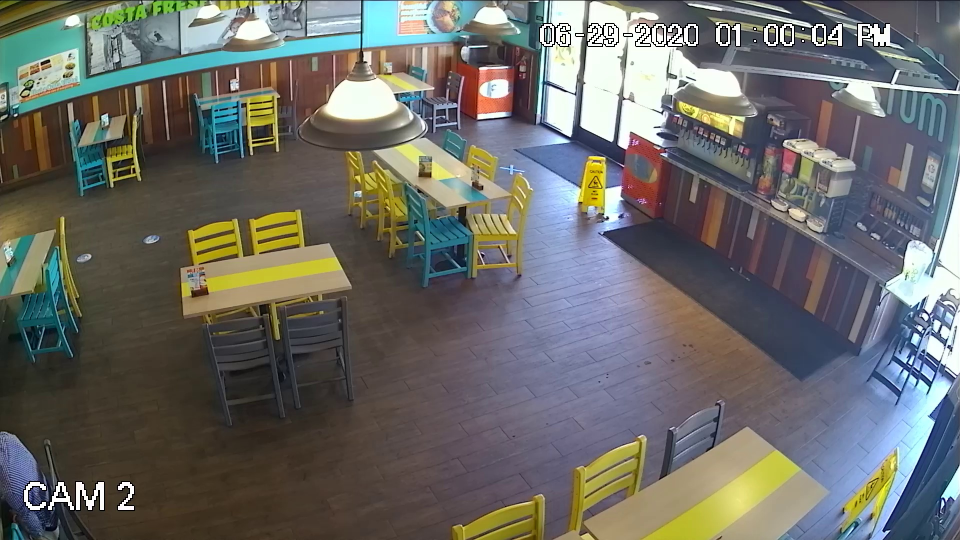
#> input picture images/frame_0.jpg, 1920 x 1080 px (shown at 1/2 size)
$ jupyter execute --allow-errors main_v5.ipynb   (shell and % lines are left out)
#> lines starting #> are read from the running program, lines starting #| are printed output that depends on the picture
### src/utils_.py

from skimage import feature, color, transform, io
import numpy as np
import logging


def compute_edgelets(image, sigma=3):
    """Create edgelets as in the paper.
    Uses canny edge detection and then finds (small) lines using probabilstic
    hough transform as edgelets.
    Parameters
    ----------
    image: ndarray
        Image for which edgelets are to be computed.
    sigma: float
        Smoothing to be used for canny edge detection.
    Returns
    -------
    locations: ndarray of shape (n_edgelets, 2)
        Locations of each of the edgelets.
    directions: ndarray of shape (n_edgelets, 2)
        Direction of the edge (tangent) at each of the edgelet.
    strengths: ndarray of shape (n_edgelets,)
        Length of the line segments detected for the edgelet.
    """
    gray_img = color.rgb2gray(image)
    edges = feature.canny(gray_img, sigma)
    lines = transform.probabilistic_hough_line(edges, line_length=3,
                                               line_gap=2)

    locations = []
    directions = []
    strengths = []

    for p0, p1 in lines:
        p0, p1 = np.array(p0), np.array(p1)
        locations.append((p0 + p1) / 2)
        directions.append(p1 - p0)
        strengths.append(np.linalg.norm(p1 - p0))

    # convert to numpy arrays and normalize
    locations = np.array(locations)
    directions = np.array(directions)
    strengths = np.array(strengths)

    directions = np.array(directions) / \
        np.linalg.norm(directions, axis=1)[:, np.newaxis]

    return (locations, directions, strengths)


def edgelet_lines(edgelets):
    """Compute lines in homogenous system for edglets.
    Parameters
    ----------
    edgelets: tuple of ndarrays
        (locations, directions, strengths) as computed by `compute_edgelets`.
    Returns
    -------
    lines: ndarray of shape (n_edgelets, 3)
        Lines at each of edgelet locations in homogenous system.
    """
    locations, directions, _ = edgelets
    normals = np.zeros_like(directions)
    normals[:, 0] = directions[:, 1]
    normals[:, 1] = -directions[:, 0]
    p = -np.sum(locations * normals, axis=1)
    lines = np.concatenate((normals, p[:, np.newaxis]), axis=1)
    return lines


def compute_votes(edgelets, model, threshold_inlier=5):
    """Compute votes for each of the edgelet against a given vanishing point.
    Votes for edgelets which lie inside threshold are same as their strengths,
    otherwise zero.
    Parameters
    ----------
    edgelets: tuple of ndarrays
        (locations, directions, strengths) as computed by `compute_edgelets`.
    model: ndarray of shape (3,)
        Vanishing point model in homogenous cordinate system.
    threshold_inlier: float
        Threshold to be used for computing inliers in degrees. Angle between
        edgelet direction and line connecting the  Vanishing point model and
        edgelet location is used to threshold.
    Returns
    -------
    votes: ndarry of shape (n_edgelets,)
        Votes towards vanishing point model for each of the edgelet.
    """
    vp = model[:2] / model[2]

    locations, directions, strengths = edgelets

    est_directions = locations - vp
    dot_prod = np.sum(est_directions * directions, axis=1)
    abs_prod = np.linalg.norm(directions, axis=1) * \
        np.linalg.norm(est_directions, axis=1)
    abs_prod[abs_prod == 0] = 1e-5

    cosine_theta = dot_prod / abs_prod
    theta = np.arccos(np.abs(cosine_theta))

    theta_thresh = threshold_inlier * np.pi / 180
    return (theta < theta_thresh) * strengths


def ransac_vanishing_point(edgelets, num_ransac_iter=2000, threshold_inlier=5):
    """Estimate vanishing point using Ransac.
    Parameters
    ----------
    edgelets: tuple of ndarrays
        (locations, directions, strengths) as computed by `compute_edgelets`.
    num_ransac_iter: int
        Number of iterations to run ransac.
    threshold_inlier: float
        threshold to be used for computing inliers in degrees.
    Returns
    -------
    best_model: ndarry of shape (3,)
        Best model for vanishing point estimated.
    Reference
    ---------
    Chaudhury, Krishnendu, Stephen DiVerdi, and Sergey Ioffe.
    "Auto-rectification of user photos." 2014 IEEE International Conference on
    Image Processing (ICIP). IEEE, 2014.
    """
    locations, directions, strengths = edgelets
    lines = edgelet_lines(edgelets)

    num_pts = strengths.size

    arg_sort = np.argsort(-strengths)
    first_index_space = arg_sort[:num_pts // 5]
    second_index_space = arg_sort[:num_pts // 2]

    best_model = None
    best_votes = np.zeros(num_pts)

    for ransac_iter in range(num_ransac_iter):
        ind1 = np.random.choice(first_index_space)
        ind2 = np.random.choice(second_index_space)

        l1 = lines[ind1]
        l2 = lines[ind2]

        current_model = np.cross(l1, l2)

        if np.sum(current_model**2) < 1 or current_model[2] == 0:
            # reject degenerate candidates
            continue

        current_votes = compute_votes(
            edgelets, current_model, threshold_inlier)

        if current_votes.sum() > best_votes.sum():
            best_model = current_model
            best_votes = current_votes
            logging.info("Current best model has {} votes at iteration {}".format(
                current_votes.sum(), ransac_iter))

    return best_model


# [106 lines left out: functions ransac_3_line, reestimate_model, not called in this run]


def remove_inliers(model, edgelets, threshold_inlier=10):
    """Remove all inlier edglets of a given model.
    Parameters
    ----------
    model: ndarry of shape (3,)
        Vanishing point model in homogenous coordinates which is to be
        reestimated.
    edgelets: tuple of ndarrays
        (locations, directions, strengths) as computed by `compute_edgelets`.
    threshold_inlier: float
        threshold to be used for finding inlier edgelets.
    Returns
    -------
    edgelets_new: tuple of ndarrays
        All Edgelets except those which are inliers to model.
    """
    inliers = compute_votes(edgelets, model, 10) > 0
    locations, directions, strengths = edgelets
    locations = locations[~inliers]
    directions = directions[~inliers]
    strengths = strengths[~inliers]
    edgelets = (locations, directions, strengths)
    return edgelets


def compute_homography_and_warp(image, vp1, vp2, clip=True, clip_factor=3):
    """Compute homography from vanishing points and warp the image.
    It is assumed that vp1 and vp2 correspond to horizontal and vertical
    directions, although the order is not assumed.
    Firstly, projective transform is computed to make the vanishing points go
    to infinty so that we have a fronto parellel view. Then,Computes affine
    transfom  to make axes corresponding to vanishing points orthogonal.
    Finally, Image is translated so that the image is not missed. Note that
    this image can be very large. `clip` is provided to deal with this.
    Parameters
    ----------
    image: ndarray
        Image which has to be wrapped.
    vp1: ndarray of shape (3, )
        First vanishing point in homogenous coordinate system.
    vp2: ndarray of shape (3, )
        Second vanishing point in homogenous coordinate system.
    clip: bool, optional
        If True, image is clipped to clip_factor.
    clip_factor: float, optional
        Proportion of image in multiples of image size to be retained if gone
        out of bounds after homography.
    Returns
    -------
    warped_img: ndarray
        Image warped using homography as described above.
    """
    # Find Projective Transform
    vanishing_line = np.cross(vp1, vp2)
    H = np.eye(3)
    H[2] = vanishing_line / vanishing_line[2]
    H = H / H[2, 2]

    # Find directions corresponding to vanishing points
    v_post1 = np.dot(H, vp1)
    v_post2 = np.dot(H, vp2)
    v_post1 = v_post1 / np.sqrt(v_post1[0]**2 + v_post1[1]**2)
    v_post2 = v_post2 / np.sqrt(v_post2[0]**2 + v_post2[1]**2)

    directions = np.array([[v_post1[0], -v_post1[0], v_post2[0], -v_post2[0]],
                           [v_post1[1], -v_post1[1], v_post2[1], -v_post2[1]]])

    thetas = np.arctan2(directions[0], directions[1])

    # Find direction closest to horizontal axis
    h_ind = np.argmin(np.abs(thetas))

    # Find positve angle among the rest for the vertical axis
    if h_ind // 2 == 0:
        v_ind = 2 + np.argmax([thetas[2], thetas[3]])
    else:
        v_ind = np.argmax([thetas[2], thetas[3]])

    A1 = np.array([[directions[0, v_ind], directions[0, h_ind], 0],
                   [directions[1, v_ind], directions[1, h_ind], 0],
                   [0, 0, 1]])
    # Might be a reflection. If so, remove reflection.
    if np.linalg.det(A1) < 0:
        A1[:, 0] = -A1[:, 0]

    A = np.linalg.inv(A1)

    # Translate so that whole of the image is covered
    inter_matrix = np.dot(A, H)

    cords = np.dot(inter_matrix, [[0, 0, image.shape[1], image.shape[1]],
                                  [0, image.shape[0], 0, image.shape[0]],
                                  [1, 1, 1, 1]])
    cords = cords[:2] / cords[2]

    tx = min(0, cords[0].min())
    ty = min(0, cords[1].min())

    max_x = cords[0].max() - tx
    max_y = cords[1].max() - ty

    if clip:
        # These might be too large. Clip them.
        max_offset = max(image.shape) * clip_factor / 2
        tx = max(tx, -max_offset)
        ty = max(ty, -max_offset)

        max_x = min(max_x, -tx + max_offset)
        max_y = min(max_y, -ty + max_offset)

    max_x = int(max_x)
    max_y = int(max_y)

    T = np.array([[1, 0, -tx],
                  [0, 1, -ty],
                  [0, 0, 1]])

    final_homography = np.dot(T, inter_matrix)
    inv_final_homography = np.linalg.inv(final_homography)

    warped_img = transform.warp(image, inv_final_homography,
                                output_shape=(max_y, max_x))
    return warped_img, final_homography


# [37 lines left out: functions vis_edgelets, vis_model, not called in this run]


def rectify_image(image, clip_factor=6, algorithm='independent',
                  reestimate=False):
    """Rectified image with vanishing point computed using ransac.
    Parameters
    ----------
    image: ndarray
        Image which has to be rectified.
    clip_factor: float, optional
        Proportion of image in multiples of image size to be retained if gone
        out of bounds after homography.
    algorithm: one of {'3-line', 'independent'}
        independent ransac algorithm finds the orthogonal vanishing points by
        applying ransac twice.
        3-line algorithm finds the orthogonal vanishing points together, but
        assumes knowledge of focal length.
    reestimate: bool
        If ransac results are to be reestimated using least squares with
        inlers. Turn this off if getting bad results.
    Returns
    -------
    warped_img: ndarray
        Rectified image.
    """
    if type(image) is not np.ndarray:
        image = io.imread(image)

    # Compute all edgelets.
    edgelets1 = compute_edgelets(image)

    if algorithm == 'independent':
        # Find first vanishing point
        vp1 = ransac_vanishing_point(edgelets1, 2000, threshold_inlier=5)
        if reestimate:
            vp1 = reestimate_model(vp1, edgelets1, 5)

        # Remove inlier to remove dominating direction.
        edgelets2 = remove_inliers(vp1, edgelets1, 10)

        # Find second vanishing point
        vp2 = ransac_vanishing_point(edgelets2, 2000, threshold_inlier=5)
        if reestimate:
            vp2 = reestimate_model(vp2, edgelets2, 5)
    elif algorithm == '3-line':
        focal_length = None
        vp1, vp2 = ransac_3_line(edgelets1, focal_length,
                                 num_ransac_iter=3000, threshold_inlier=5)
    else:
        raise KeyError(
            "Parameter 'algorithm' has to be one of {'3-line', 'independent'}")

    # Compute the homography and warp
    warped_img = compute_homography_and_warp(image, vp1, vp2,
                                             clip_factor=clip_factor)

    return warped_img


# [8 lines that do not run on import are left out]

### src/main_v5.ipynb
[cell 1]
import sys
import utils_

import cv2
import numpy as np

from skimage import io

### Obtain transformation matrix

[cell 2]
# Obtaining transformation matrix from first frame
image_name = '../images/frame_0.jpg'
image = io.imread(image_name)
#> image is the input picture: shape (1080, 1920, 3); mean R, G, B 107.1, 107.7, 103.8
# save_name = '.'.join(image_name.split('.')[:-1]) + '_warped.jpg'
r_img, matrix = utils_.rectify_image(image_name, 2, algorithm='independent')
#> in compute_edgelets, `gray_img = color.rgb2gray(image)`:
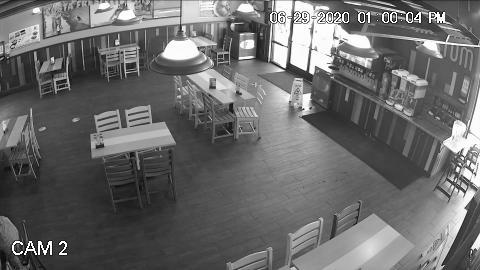
#> gray_img: shape (1080, 1920) float64 (shown at 1/4 size); min 0, max 1, mean 0.421
#> in compute_edgelets, `edges = feature.canny(gray_img, sigma)`:
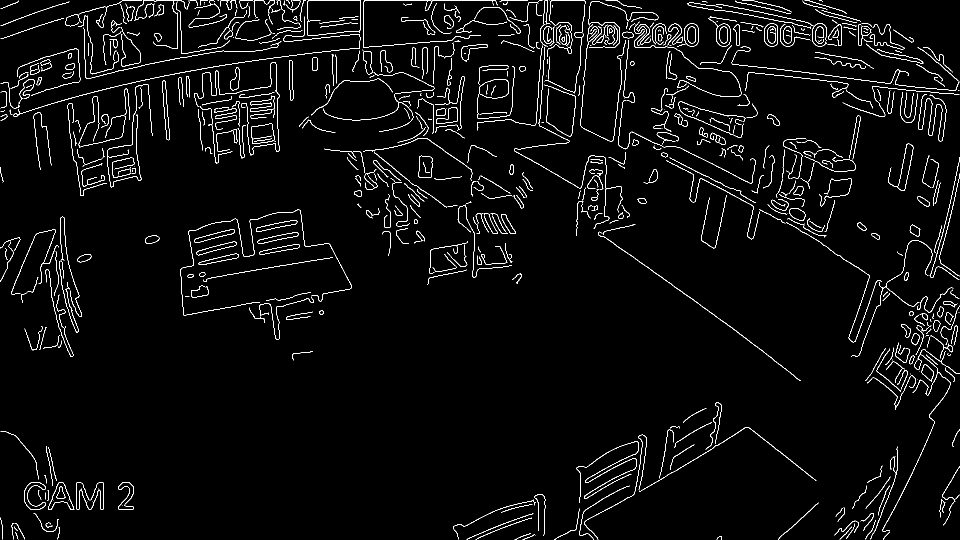
#> edges: shape (1080, 1920) bool (shown at 1/2 size); 3.1% white in thin lines or dots
#> in compute_edgelets, `lines = transform.probabilistic_hough_line(edges, line_length=3, line_..`: lines = 4077 items
#> the loop in compute_edgelets, `for p0, p1 in lines:` made 4077 passes
#> (p0, p1) on passes 1 to 3: ([1619, 1], [1609, 1]), ([991, 1], [728, 1]), ([354, 26], [351, 26])
#> after the loop in compute_edgelets, `for p0, p1 in lines:`: directions = 4077 pairs, first value -263 to 133, second value -134 to 0; locations = 4077 pairs, first value 2.5 to 1916.5, second value 1 to 1076.5; strengths = 4077 values, max 263 at index 1, min 3 at index 2, mean 8.97
#> in compute_edgelets, `directions = np.array(directions) / \ np.linalg.norm(directions, axis=..`: directions = 4077 pairs, first value -1 to 1, second value -1 to 0
#> in rectify_image, `edgelets1 = compute_edgelets(image)`: edgelets1 = 3 point arrays, longest 4077 points
#> in edgelet_lines, `p = -np.sum(locations * normals, axis=1)`: p = 4077 values, max 2125.7 at index 2447, min -1019 at index 2399, mean 346.1
#> in ransac_vanishing_point, `arg_sort = np.argsort(-strengths)`: arg_sort = 4077 values, max 4076 at index 3083, min 0 at index 824, mean 2038
#> in ransac_vanishing_point, `first_index_space = arg_sort[:num_pts // 5]`: first_index_space = 815 values, max 4074 at index 661, min 1 at index 0, mean 1611.5
#> in ransac_vanishing_point, `second_index_space = arg_sort[:num_pts // 2]`: second_index_space = 2038 values, max 4075 at index 1815, min 0 at index 824, mean 1818.9
#> the loop in ransac_vanishing_point, `for ransac_iter in range(num_ransac_iter):` made 2000 passes
#> (ind1, ind2, l1, l2, vp in compute_votes, best_model) on passes 1, 2, 5: (2636, 1207, [-0.707, 0.707, 802.6], [-0.0767, 0.997, 21.09], [1206.7, 71.67], [-785.3, -46.64, -0.651]), (788, 3989, [-0.164, -0.986, 314.2], [-0.962, -0.275, 1934], [2016.5, -17.58], [-1821.4, 15.88, -0.903]), (570, 2396, [0, 1, -51], [-0.482, -0.876, 1454.9], [2926.3, 51], [1410.2, 24.58, 0.482])
#> after the loop in ransac_vanishing_point, `for ransac_iter in range(num_ransac_iter):`: best_votes = 4077 values, max 263 at index 1, min 0 at index 4, mean 3.01
#> in rectify_image, `vp1 = ransac_vanishing_point(edgelets1, 2000, threshold_inlier=5)`: vp1 = [1309.7, 26.22, 0.423]
#> in remove_inliers, `locations = locations[~inliers]`: locations = 1988 pairs, first value 4 to 1916.5, second value 5 to 1076.5
#> in remove_inliers, `directions = directions[~inliers]`: directions = 1988 pairs, first value -1 to 1, second value -1 to 0
#> in remove_inliers, `strengths = strengths[~inliers]`: strengths = 1988 values, max 174.6 at index 20, min 3 at index 57, mean 10.07
#> in remove_inliers, `edgelets = (locations, directions, strengths)`: edgelets = 3 point arrays, longest 1988 points
#> in edgelet_lines (call 2), `lines = np.concatenate((normals, p[:, np.newaxis]), axis=1)`: lines = 1988 rows, first 8: [-0.409, 0.913, 342.2], [-0.51, 0.86, 421.2], [-0.584, 0.812, 322], [-0.243, 0.97, -54.57], [-0.514, 0.857, 428.7], [-0.105, 0.995, 11.62], [-0.625, 0.781, 350.9], [-1, 0, 1255]
#> the loop in ransac_vanishing_point (call 2), `for ransac_iter in range(num_ransac_iter):` made 2000 passes
#> (ind1, ind2, l1, l2, vp in compute_votes, best_model) on passes 1, 12: (1119, 1947, [-0.987, 0.159, 298], [-1, 0, 1094], [1094, 4911.4], [174.2, 782.1, 0.159]), (26, 241, [-0.591, 0.807, 334.1], [-0.789, 0.614, 274.3], [59.35, -370.5], [16.29, -101.7, 0.274])
#> in compute_homography_and_warp, `warped_img = transform.warp(image, inv_final_homography, output_shape=..`:
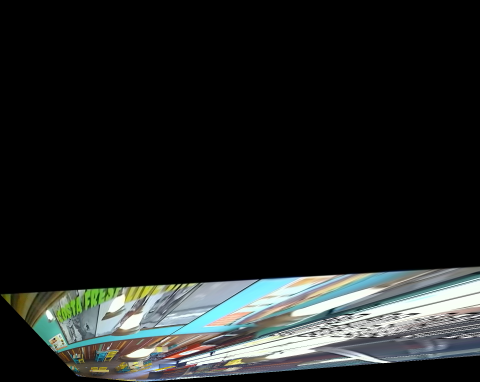
#> warped_img: shape (1528, 1920, 3) float64 (shown at 1/4 size); mean R, G, B 0.122, 0.134, 0.13
# io.imsave(save_name, r_img)

Using first frame with no people in the field of vision, to get the transformation matrix which will be used later for **Perspective Transformation** of bounding boxes to avoid false positives (Here the transfomation is done to get the birds eye view of the image)

### Object Detection

#> (a cell that did not finish here is left out)

[cell 4]
# [111 lines left out: functions get_object_detections, group_tables, not called in this run]


from shapely.geometry import MultiPolygon, Polygon
# [11 lines left out: function detect_polygons, not called in this run]

# Read and Write Pickle files
import pickle
def write_pickle(filename, obj):
    with open(filename, 'wb') as handle:
        pickle.dump(obj, handle, protocol=pickle.HIGHEST_PROTOCOL)

def read_pickle(filename):
    with (open(filename, 'rb')) as handle:
        obj = pickle.load(handle)
    return obj

# Read and Wirte JSON
import json
def write_json(filename, obj):
    with open(filename, 'w') as fp:
        json.dump(obj, fp)

# [4 lines left out: function read_json, not called in this run]

### People Counter

[cell 5]
from PIL import Image
from glob import glob
from collections import Counter

from shapely.geometry import Point, Polygon, box
#> (the rest of this cell did not finish here and is left out)

[cell 6]
import re
numbers = re.compile(r'(\d+)')
def numericalSort(value):
    parts = numbers.split(value)
    parts[1::2] = map(int, parts[1::2])
    return parts

**Note:** For now, I'm not labelling in the image which table is which (in the sense, the location of table in image)

[cell 7]
# Counter for keeping track of number of people per table

table_polygons = read_pickle('polygons.pickle')
#> (reads src/polygons.pickle from the repository)
tk = table_polygons.keys()
# people_counter = dict(zip(tk, [[]]*len(tk)))
people_counter = {}
for k in tk:
    people_counter[k] = []


for img in sorted(glob("../images/frame_*.jpg"), key=numericalSort)[40:41]:
    counter = dict(zip(tk, [0]*len(tk)))

    print(img)
    i = cv2.imread(img)
    h,w,_ = i.shape
    io.imsave('c.jpg', cv2.warpPerspective(i, matrix, (h, w)))

#     tr_img, _ = utils_.rectify_image(img, 2, algorithm='independent')
#     io.imsave('a.jpg', tr_img)
    tr_img = Image.open('c.jpg').convert('RGBA')

    image, objects_coords = get_object_detections(img)
    image = cv2.cvtColor(image, cv2.COLOR_RGB2BGR)
# [7 lines of commented-out code are left out]

    _, objects_coords_person = get_object_detections(img)
    if 'person' not in objects_coords_person.keys():
        list(map(lambda kv: people_counter[kv[0]].append(kv[1]), zip(people_counter, list(counter.values()))))
        continue

    for k,v in table_polygons.items():

# [10 lines of commented-out code are left out]

        sx,sy,tx,ty = v.bounds
        quad_pts = np.float32([[sx,sy], [tx,sy], [tx,ty], [sx,ty]])
        transformed_pts = cv2.perspectiveTransform(quad_pts.reshape(-1, 1, 2).astype(np.float32), matrix)
        transformed_pts_flattened = [tuple(tp[0]) for tp in transformed_pts]

        poly = Polygon(transformed_pts_flattened)

        for i, (px,py,pw,ph) in enumerate(objects_coords_person['person']):
            person_pts = np.float32([[px,py], [px+pw,py], [px+pw,py+ph], [px,py+ph]])
            transformed_pts_person = cv2.perspectiveTransform(person_pts.reshape(-1, 1, 2).astype(np.float32),
                                                              matrix)
            transformed_pts_flattened_person = [tuple(tp[0]) for tp in transformed_pts_person]
            poly_person = Polygon(transformed_pts_flattened_person)
            poly_person = scale(poly_person, xfact=1.0, yfact=1.0, zfact=1.0, origin='center')


            x = list(poly_person.exterior.coords.xy[0])
            y = list(poly_person.exterior.coords.xy[1])
            draw = ImageDraw.Draw(tr_img)
            draw.line(list(zip(x,y)), fill="red", width=9)

#             for poly in tbl_polys:
            poly = scale(poly, xfact=1.0, yfact=-1.0, zfact=1.0, origin='center')
            if (poly.intersects(poly_person)):
                if (poly_person.intersection(poly).area / poly.area * 100) >= 1:
                    counter[k] += 1

    list(map(lambda kv: people_counter[kv[0]].append(kv[1]), zip(people_counter, list(counter.values()))))

[cell 8]
from PIL import ImageDraw
#> (the rest of this cell did not finish here and is left out)

### Plot

[cell 9]
import matplotlib.pyplot as plt
import matplotlib.dates as md

[cell 10]
from datetime import datetime, timedelta
num_images = len(glob('../images/*'))
start_time = datetime(2020, 6, 29, 13, 0, 0) + timedelta(0, 60)
x = [start_time + timedelta(0, 60) for i in range(num_images)]
date_time = [d.strftime("%m/%d/%Y, %H:%M:%S") for d in x]

[cell 11]
fig = plt.figure(figsize=(20,20))
fig.subplots_adjust(top = 0.8)
ax1 = fig.add_subplot(111)
plt.xticks(np.arange(num_images), date_time, rotation=90)

for k, v in people_counter.items():
    ax1.plot(range(1, len(v) + 1), v, '.-', label=k)
    # NOTE: changed `range(1, 4)` to mach actual values count
plt.legend()  # To draw legend
plt.show()
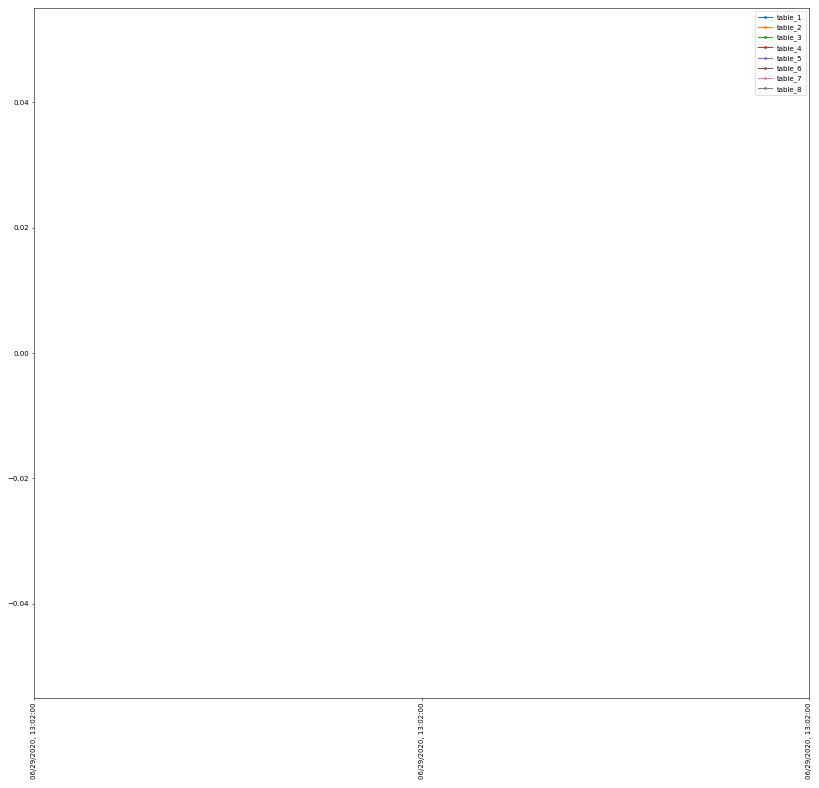
#> figure drawn by matplotlib, 1 panel
